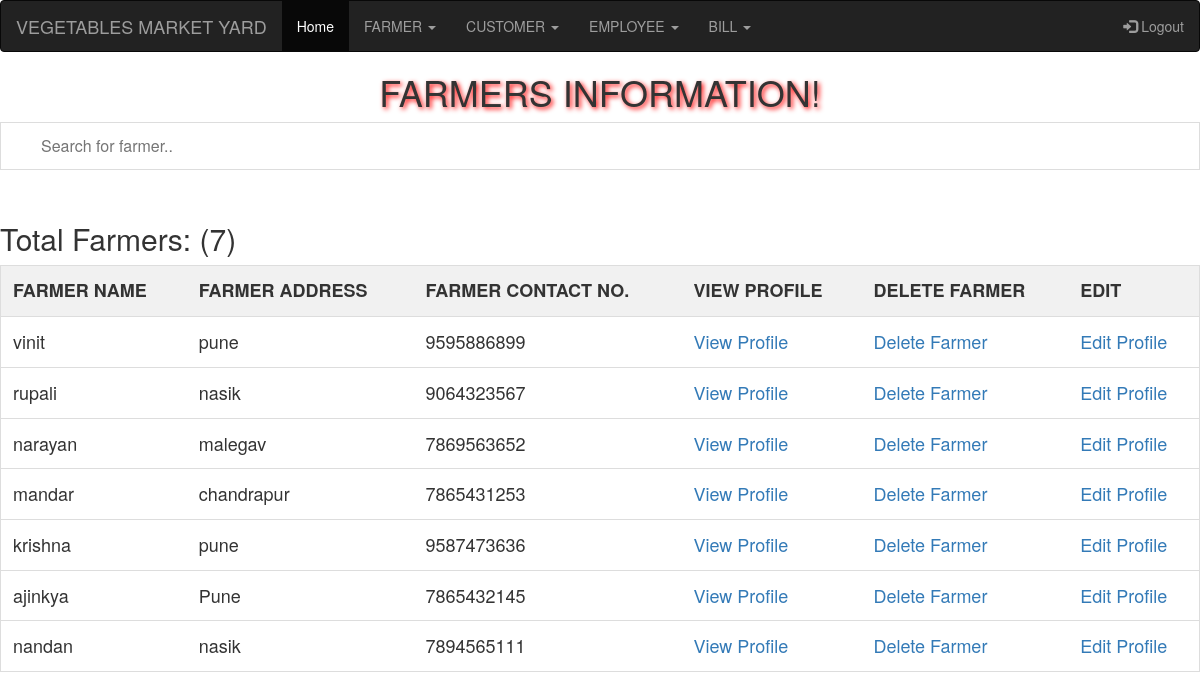
The app's page /show_farmer.php (signed in) with its own data.
### tables this page shows
CREATE TABLE IF NOT EXISTS `farmer` (
`fno` int(15) NOT NULL,
  `fname` varchar(15) NOT NULL,
  `fadd` varchar(50) NOT NULL,
  `mno` bigint(15) NOT NULL
);

### show_farmer.php (the view, shortened to what this page needs)
?><!DOCTYPE html PUBLIC "-//W3C//DTD XHTML 1.0 Transitional//EN" "http://www.w3.org/TR/xhtml1/DTD/xhtml1-transitional.dtd">
<html xmlns="http://www.w3.org/1999/xhtml">
<head>
<head>
</head>
<?php
 include("navbar.php");
?>
<body>
<h1>FARMERS INFORMATION!</h1>
<input type="text" id="myInput" onkeyup="myFunction()" placeholder="Search for farmer.." title="Type in a name">
<p><span style="color:RED; padding:5px; margin:5px"><h2>Total Farmers:
<?php
 include("includes/connect.php");
$result3 = mysqli_query($con,"select * from farmer ");
$numrows = mysqli_num_rows($result3);
echo "(" .$numrows. ")" ;
?></h2>
</span></p>
<table id="myTable">
<tr  class="header">
<th>FARMER NAME</th>
<th>FARMER ADDRESS</th>
<th>FARMER CONTACT NO.</th>
<th>VIEW PROFILE</th>
<th>DELETE FARMER</th>
<th>EDIT</th>
</tr>
<?php
include("includes/connect.php");
	$result5 = mysqli_query($con,"select * from farmer ");
while($row = mysqli_fetch_array($result5))
		{
		$fno = $row['fno'];
		  $fname = $row['fname'];
			$fadd= $row['fadd'];
			$mno = $row['mno'];
?>
<tr>
    <td><?php echo $fname;?></td>
    <td><?php echo $fadd;?></td>
	<td><?php echo $mno;?></td>
<td><a href="view_farmer.php?id=<?php echo $fno; ?>">View Profile</a></td>
<td><a href="del_farmer.php?del_farm=<?php echo $fno; ?>">Delete Farmer</a></td>
<td><a href="edit_farmer.php?edit=<?php echo $fno; ?>">Edit Profile</a></td>
</tr>
<?php } ?>
</table>
</body>
</html>

### navbar.php (shortened to what this page needs)
<!DOCTYPE html>
<html lang="en">
<head>
  <link rel="stylesheet" href="https://maxcdn.bootstrapcdn.com/bootstrap/3.3.7/css/bootstrap.min.css">
</head>
<body>
<nav class="navbar navbar-inverse">
  <div class="container-fluid">
    <div class="navbar-header">
      <a class="navbar-brand" href="#">VEGETABLES MARKET YARD</a>
    </div>
    <ul class="nav navbar-nav">
      <li class="active"><a href="home.php">Home</a></li>
      <li class="dropdown"><a class="dropdown-toggle" data-toggle="dropdown" href="#">FARMER <span class="caret"></span></a>
      </li>
          <li class="dropdown"><a class="dropdown-toggle" data-toggle="dropdown" href="#">CUSTOMER <span class="caret"></span></a>
      </li>
      <li class="dropdown"><a class="dropdown-toggle" data-toggle="dropdown" href="#">EMPLOYEE <span class="caret"></span></a>
      </li>
      <li class="dropdown"><a class="dropdown-toggle" data-toggle="dropdown" href="#">BILL <span class="caret"></span></a>
      </li>
    </ul>
     <ul class="nav navbar-nav navbar-right">
      <li><a href="login.php"><span class="glyphicon glyphicon-log-in"></span> Logout</a></li>
    </ul>
  </div>
</nav>
</body>
</html>

### includes/connect.php (shortened to what this page needs)
<!DOCTYPE html PUBLIC "-//W3C//DTD XHTML 1.0 Transitional//EN" "http://www.w3.org/TR/xhtml1/DTD/xhtml1-transitional.dtd">
<html xmlns="http://www.w3.org/1999/xhtml">
<head>
</head>
<body>
</body>
</html>

### show_farmer.php (style rules this page uses)
* { box-sizing: border-box; }
#myInput { background-image: url('/css/searchicon.png'); background-position: 10px 10px; background-repeat: no-repeat; width: 100%; font-size: 16px; padding: 12px 20px 12px 40px; border: 1px solid #ddd; margin-bottom: 12px; }
#myTable { border-collapse: collapse; width: 100%; border: 1px solid #ddd; font-size: 18px; }
#myTable th, #myTable td { text-align: left; padding: 12px; }
#myTable tr { border-bottom: 1px solid #ddd; }
#myTable tr.header, #myTable tr:hover { background-color: #f1f1f1; }
h1 { text-shadow: 2px 2px 5px red; text-align:center; }

### records on screen
farmer: fname "vinit", fadd "pune", mno "9595886899"
farmer: fname "rupali", fadd "nasik", mno "9064323567"
farmer: fname "narayan", fadd "malegav", mno "7869563652"
farmer: fname "mandar", fadd "chandrapur", mno "7865431253"
farmer: fname "krishna", fadd "pune", mno "9587473636"
farmer: fname "ajinkya", fadd "Pune", mno "7865432145"
farmer: fname "nandan", fadd "nasik", mno "7894565111"

### other values on screen
$numrows "7"
